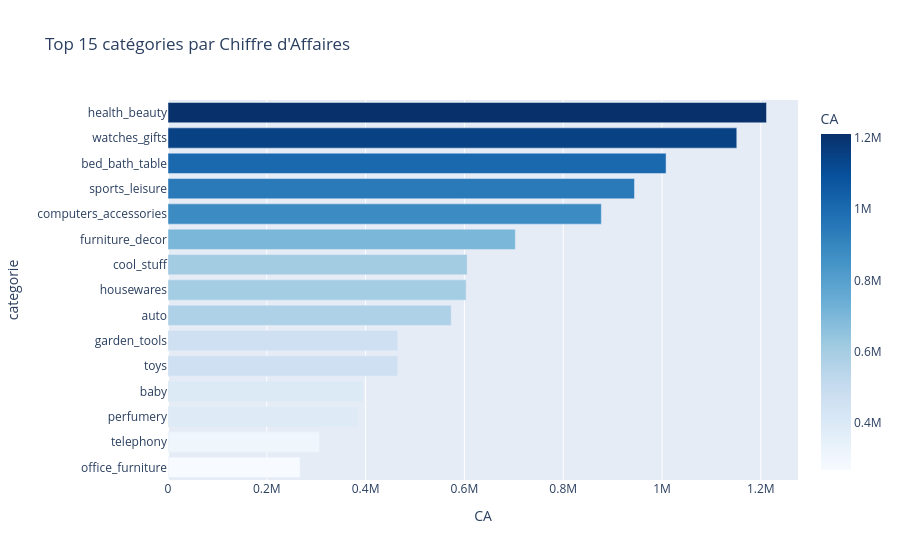

The code cell stored with this chart in its notebook:
### Markdown cell above
### 4.1 Analyse des Produits et Catégories

#### 1. Quelles catégories génèrent le plus de chiffre d'affaires ?

### Code cell
ca_categorie = (
    df.groupby('product_category_name_english')['price']
      .sum()
      .sort_values(ascending=False)
      .reset_index()
)
ca_categorie.columns = ['categorie', 'CA']

fig = px.bar(ca_categorie.head(15), x='CA', y='categorie', orientation='h',
             title="Top 15 catégories par Chiffre d'Affaires",
             color='CA', color_continuous_scale='Blues')
fig.update_layout(yaxis={'categoryorder': 'total ascending'})
fig.show()

### Figure 1 — Plotly figure (JSON) as saved in the notebook; plotly's stock layout.template omitted (floating-point values rounded to 4 significant figures)
{"data": [{"hovertemplate": "CA=%{marker.color}<br>categorie=%{y}<extra></extra>", "legendgroup": "", "marker": {"color": [1212000.0, 1151000.0, 1008000.0, 944300.0, 877200.0, 703100.0, 605600.0, 603600.0, 573200.0, 465100.0, 464800.0, 394700.0, 384600.0, 306800.0, 267400.0], "coloraxis": "coloraxis", "pattern": {"shape": ""}}, "name": "", "orientation": "h", "showlegend": false, "textposition": "auto", "type": "bar", "x": [1212000.0, 1151000.0, 1008000.0, 944300.0, 877200.0, 703100.0, 605600.0, 603600.0, 573200.0, 465100.0, 464800.0, 394700.0, 384600.0, 306800.0, 267400.0], "xaxis": "x", "y": ["health_beauty", "watches_gifts", "bed_bath_table", "sports_leisure", "computers_accessories", "furniture_decor", "cool_stuff", "housewares", "auto", "garden_tools", "toys", "baby", "perfumery", "telephony", "office_furniture"], "yaxis": "y"}], "layout": {"barmode": "relative", "coloraxis": {"colorbar": {"title": {"text": "CA"}}, "colorscale": [[0, "rgb(247,251,255)"], [0.125, "rgb(222,235,247)"], [0.25, "rgb(198,219,239)"], [0.375, "rgb(158,202,225)"], [0.5, "rgb(107,174,214)"], [0.625, "rgb(66,146,198)"], [0.75, "rgb(33,113,181)"], [0.875, "rgb(8,81,156)"], [1, "rgb(8,48,107)"]]}, "legend": {"tracegroupgap": 0}, "title": {"text": "Top 15 catégories par Chiffre d'Affaires"}, "xaxis": {"anchor": "y", "domain": [0, 1], "title": {"text": "CA"}}, "yaxis": {"anchor": "x", "categoryorder": "total ascending", "domain": [0, 1], "title": {"text": "categorie"}}}}
